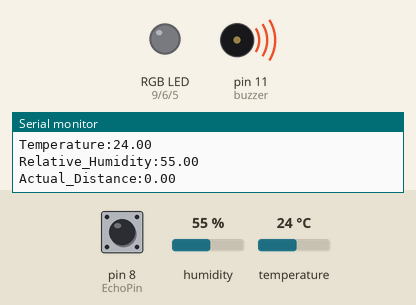
This sketch was run on a simulated Arduino Leonardo, built with avr-gcc and run on an emulated ATmega32U4. Parts: an RGB LED mixed from three pins (HIGH = lit), buzzer (waves = sounding, pin HIGH), the last lines printed to the serial monitor. Inputs (shaded band) come from the test bench; at power-on: pin 8 (EchoPin) LOW, humidity 55 %, temperature 24 °C. Pins used as bus, display or sensor lines are not drawn.

Above: at 1.2 s.
1.3 s: pin 8 (EchoPin) pulsed HIGH 5 times (0.12 s each, 0.3 s apart)
At 3.1 s:
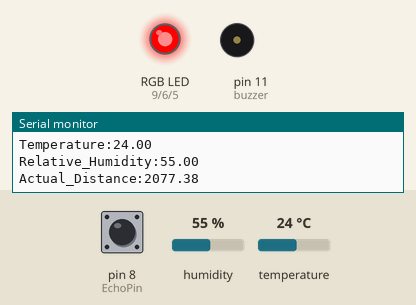
At 5.8 s:
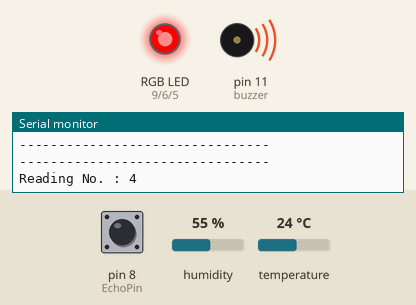
Timing chart, 0 to 7.3 s (numbered marks = the images above; inputs shaded):
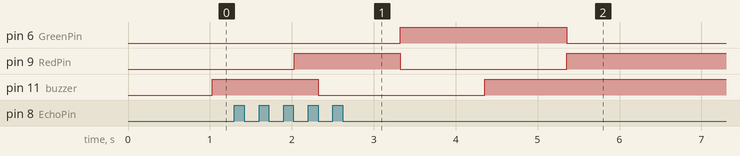

Measured:
- after the input at 1.3 s, pin 6 (GreenPin): LOW → HIGH after 2.0 s, → LOW 2.0 s later; pin 11 (buzzer): HIGH → LOW after 1.0 s, → HIGH 2.0 s later

The sketch:

IOT.ino
```cpp
#include <Keyboard.h>

#include <DHT.h>


#define TriggerPin 7
#define EchoPin 8
#define TempPin 12
#define dhtModel DHT11
#define RedPin 9
#define GreenPin 6
#define BluePin 5


DHT dhtObj(TempPin, dhtModel);

float distance,correctedDistance;
float timeTaken;
float tempVal,humidVal;
const int buzzer=11;
int readingno=1;
void setup() {
  // put your setup code here, to run once:
  pinMode(TriggerPin, OUTPUT);
  pinMode(EchoPin, INPUT);
  pinMode(buzzer, OUTPUT);
  pinMode(RedPin, OUTPUT);
  pinMode(GreenPin, OUTPUT);
  pinMode(BluePin, OUTPUT);

  dhtObj.begin();
  Serial.begin(9600);

}

void loop() {
  // put your main code here, to run repeatedly:
  Serial.print("Reading No. : ");
  Serial.println(readingno);
  Serial.println();
  digitalWrite(TriggerPin, LOW);
  delayMicroseconds(5);
  digitalWrite(TriggerPin, HIGH);
  delayMicroseconds(10);
  timeTaken = pulseIn(EchoPin, HIGH);
  distance = (timeTaken*0.0331)/2;
  Serial.print("calculated_Distance:");
  Serial.println(distance);

  tempVal = dhtObj.readTemperature();
  humidVal = dhtObj.readHumidity();
  Serial.print("Temperature:");
  Serial.println(tempVal);

  Serial.print("Relative_Humidity:");
  Serial.println(humidVal);

  correctedDistance = ((timeTaken)*((331+(0.606*tempVal)+(0.01243*humidVal))*0.0001))/2;
  Serial.print("Actual_Distance:");
  Serial.println(correctedDistance);


  if(correctedDistance<=10)
  {
    digitalWrite(buzzer, HIGH);
    delay(1000);
  }
  else
  {
    digitalWrite(buzzer, LOW);
    delay(1000);
  }
  RGBIndicator(round(correctedDistance));
  readingno++;
  Serial.println("--------------------------------");
  Serial.println("--------------------------------");
}

void RGBIndicator(int objectDistance)
{
  if(objectDistance <= 10)
  {
    analogWrite(RedPin, 255);
    analogWrite(BluePin, 0);
    analogWrite(GreenPin, 0);
  }
  else if(objectDistance >10 and objectDistance <=20)
  {
    analogWrite(RedPin, 0);
    analogWrite(BluePin, 255);
    analogWrite(GreenPin, 0);
  }
  else
  {
    analogWrite(RedPin, 0);
    analogWrite(BluePin, 0);
    analogWrite(GreenPin, 255);
  }
}
```
